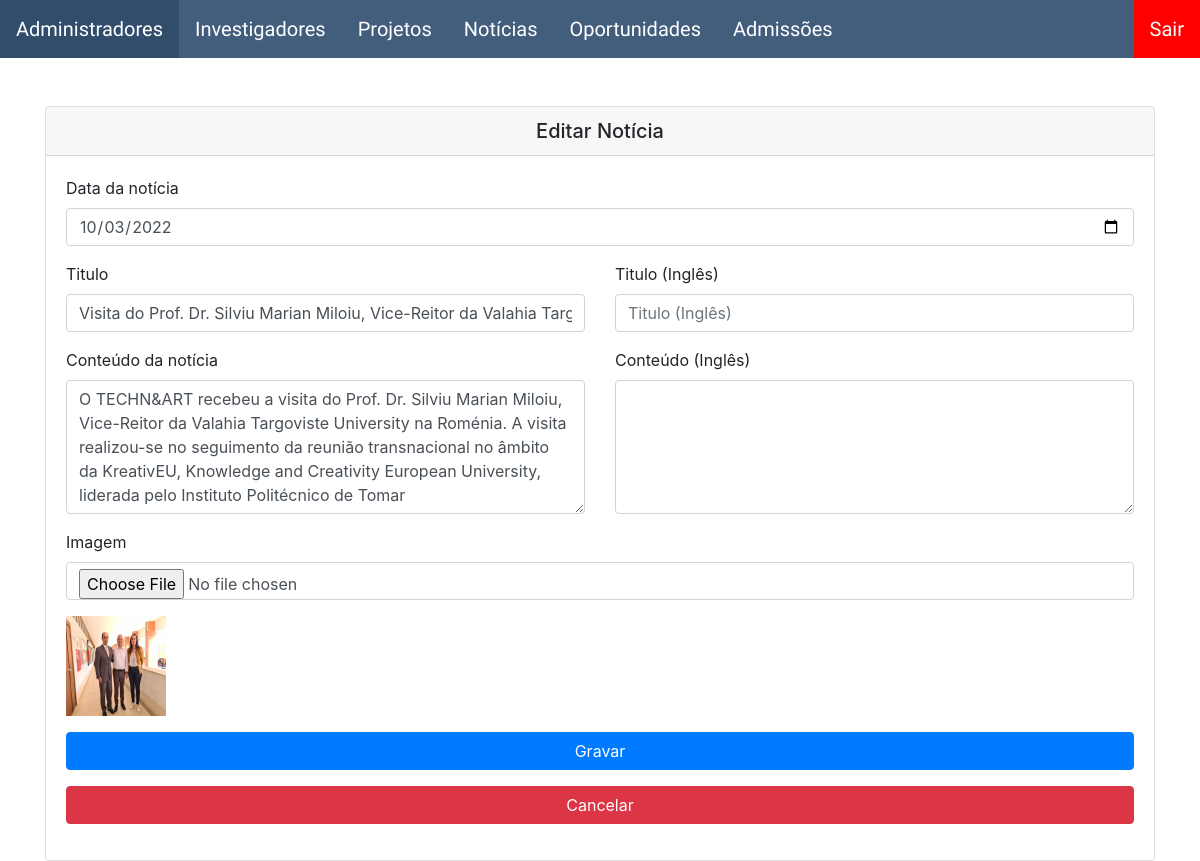
The app's page /backoffice/noticias/edit.php?id=1 (signed in), older data.
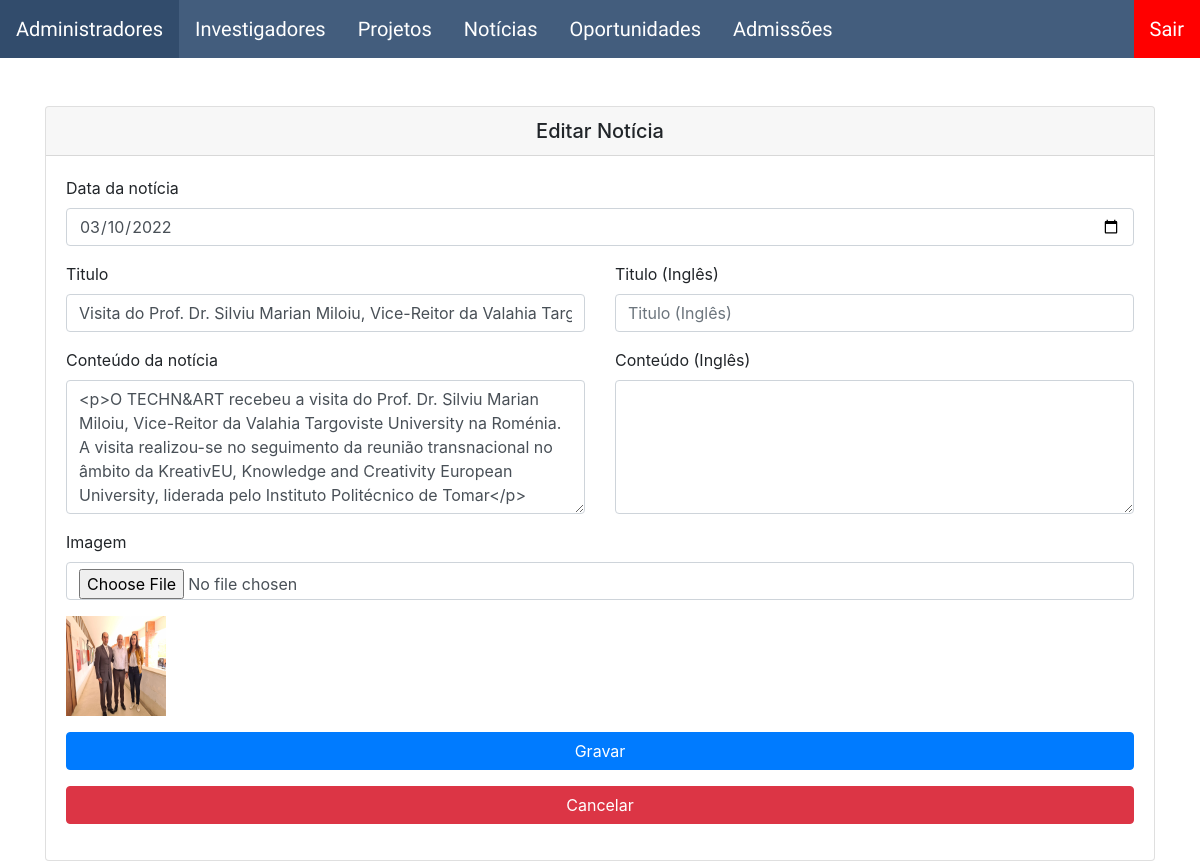
The same page, newer data.
### tables this page shows
CREATE TABLE `noticias` (
  `id` int(11) NOT NULL,
  `titulo` varchar(100) NOT NULL,
  `titulo_en` varchar(100) NOT NULL,
  `conteudo` mediumtext NOT NULL,
  `conteudo_en` mediumtext NOT NULL,
  `imagem` varchar(100) NOT NULL,
  `data` date NOT NULL,
  `ultimo_editor` int(11) DEFAULT NULL,
  `timestamp_editado` timestamp NOT NULL DEFAULT CURRENT_TIMESTAMP
);

### backoffice/noticias/edit.php (the view, shortened to what this page needs)
<?php
require "../config/basedados.php";
$mainDir = "../assets/noticias/";
if ($_SERVER["REQUEST_METHOD"] == "POST") {
    $id = $_POST["id"];
    $titulo = $_POST["titulo"];
    $conteudo = $_POST["conteudo"];
    $titulo_en = $_POST["titulo_en"];
    $conteudo_en = $_POST["conteudo_en"];
    $data = $_POST["data"];
    $imagem_exists = isset($_FILES["imagem"]) && $_FILES["imagem"]["size"] != 0;
    $sql = "UPDATE noticias SET ultimo_editor = " . $_SESSION["adminid"] . ", timestamp_editado = CURRENT_TIMESTAMP, " .
        "titulo = ?, conteudo = ?, titulo_en = ?, conteudo_en = ?, data = ?";
    $params = [$titulo, $conteudo, $titulo_en, $conteudo_en, $data];
    if ($imagem_exists) {
        $imagem = uniqid() . '_' .  $_FILES["imagem"]["name"];
        $sql .= ", imagem = ? ";
        $params[] = $imagem;
        move_uploaded_file($_FILES["imagem"]["tmp_name"], $mainDir . $imagem);
    }
    $sql .= " WHERE id = ?";
    $params[] = $id;
    $stmt = mysqli_prepare($conn, $sql);
    $param_types = str_repeat('s', count($params) - 1) . 'i';
    mysqli_stmt_bind_param($stmt, $param_types, ...$params);
    if (mysqli_stmt_execute($stmt)) {
        header('Location: index.php');
        exit;
    } else {
        echo "Error: " . $sql . mysqli_error($conn);
    }
} else {
    $sql = "SELECT titulo, titulo_en, conteudo, conteudo_en, imagem, data FROM noticias WHERE id = ?";
    $id = $_GET["id"];
    $stmt = mysqli_prepare($conn, $sql);
    mysqli_stmt_bind_param($stmt, 'i', $id);
    mysqli_stmt_execute($stmt);
    $result = mysqli_stmt_get_result($stmt);
    $row = mysqli_fetch_assoc($result);
    $titulo = $row["titulo"];
    $conteudo = $row["conteudo"];
    $data = $row["data"];
    $imagem = $row["imagem"];
    $titulo_en = $row["titulo_en"];
    $conteudo_en = $row["conteudo_en"];
}
?>
<link href="https://stackpath.bootstrapcdn.com/bootstrap/4.5.2/css/bootstrap.min.css" rel="stylesheet">
<div class="container-xl mt-5">
    <div class="card">
        <h5 class="card-header text-center">Editar Notícia</h5>
        <div class="card-body">
            <form role="form" data-toggle="validator" action="edit.php" method="post" enctype="multipart/form-data">
                <div class="form-group">
                    <label>Data da notícia</label>
                    <input type="date" required class="form-control" id="inputDate" name="data" value="<?php echo $data ?>">
                </div>
                <div class="row">
                    <div class="col">
                        <div class="form-group">
                            <label>Titulo</label>
                            <input type="text" minlength="1" required maxlength="100" name="titulo" class="form-control" data-error="Por favor adicione um titulo válido" id="inputTitle" placeholder="Titulo" value="<?php echo $titulo; ?>">
                        </div>
                    </div>
                    <div class="col">
                        <div class="form-group">
                            <label>Titulo (Inglês)</label>
                            <input type="text" maxlength="100" name="titulo_en" class="form-control" placeholder="Titulo (Inglês)" value="<?php echo $titulo_en; ?>">
                        </div>
                    </div>
                </div>
                <div class="row">
                    <div class="col halfCol">
                        <div class="form-group">
                            <label>Conteúdo da notícia</label>
                            <textarea class="form-control ck_replace" cols="30" rows="5" data-error="Por favor adicione o conteudo da noticia" id="inputContent" name="conteudo"><?php echo $conteudo; ?></textarea>
                        </div>
                    </div>
                    <div class="col halfCol">
                        <div class="form-group">
                            <label>Conteúdo (Inglês)</label>
                            <textarea class="form-control ck_replace" cols="30" rows="5" id="inputContentEn" name="conteudo_en"><?php echo $conteudo_en; ?></textarea>
                        </div>
                    </div>
                </div>
                <div class="form-group">
                    <label>Imagem</label>
                    <input type="file" accept="image/*" onchange="previewImg(this);" data-error="Por favor adicione uma imagem" class="form-control" id="inputImage" name="imagem">
                </div>
                <img id="preview" src="<?php echo $mainDir . $imagem; ?>" width='100px' height='100px' class="mb-3" />
                <div class="form-group">
                    <button type="submit" class="btn btn-primary btn-block">Gravar</button>
                </div>
                <div class="form-group">
                    <button type="button" onclick="window.location.href = 'index.php'" class="btn btn-danger btn-block">Cancelar</button>
                </div>
            </form>
        </div>
    </div>
</div>

Row changes from the older to the newer data that the page shows:
changed noticias: data "10/03/2022" → "03/10/2022"; conteudo "O TECHN&ART recebeu a visita do Prof. Dr. Silviu Marian Miloiu, Vice-Reitor da Valahia Targoviste University na Roménia. A visita realizou-se no seguimento da reunião transnacional no âmbito da KreativEU, Knowledge and Creativity European University, liderada pelo Instituto Politécnico de Tomar" → "<p>O TECHN&ART recebeu a visita do Prof. Dr. Silviu Marian Miloiu, Vice-Reitor da Valahia Targoviste University na Roménia. A visita realizou-se no seguimento da reunião transnacional no âmbito da KreativEU, Knowledge and Creativity European University, liderada pelo Instituto Politécnico de Tomar</p>"
